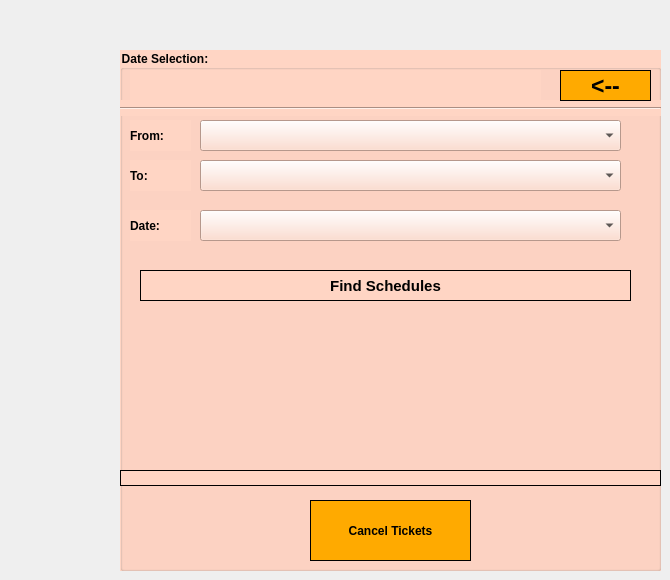
    <widget class="QWidget" name="page_2">
     <widget class="QGroupBox" name="groupBox_3">
      <property name="geometry">
       <rect>
        <x>120</x>
        <y>50</y>
        <width>541</width>
        <height>521</height>
       </rect>
      </property>
      <property name="font">
       <font>
        <bold>true</bold>
       </font>
      </property>
      <property name="autoFillBackground">
       <bool>false</bool>
      </property>
      <property name="styleSheet">
       <string notr="true">background-color: rgb(255, 213, 196);
color: rgb(0, 0, 0);</string>
      </property>
      <property name="title">
       <string>Date Selection:</string>
      </property>
      <widget class="QLabel" name="HiLabel">
       <property name="geometry">
        <rect>
         <x>10</x>
         <y>20</y>
         <width>411</width>
         <height>31</height>
        </rect>
       </property>
       <property name="text">
        <string/>
       </property>
      </widget>
      <widget class="QLabel" name="label">
       <property name="geometry">
        <rect>
         <x>10</x>
         <y>70</y>
         <width>61</width>
         <height>31</height>
        </rect>
       </property>
       <property name="font">
        <font>
         <bold>true</bold>
        </font>
       </property>
       <property name="text">
        <string>From:</string>
       </property>
      </widget>
      <widget class="QComboBox" name="comboBox_from">
       <property name="geometry">
        <rect>
         <x>80</x>
         <y>70</y>
         <width>421</width>
         <height>31</height>
        </rect>
       </property>
       <property name="font">
        <font>
         <family>Sans Serif Collection</family>
         <bold>false</bold>
        </font>
       </property>
       <property name="autoFillBackground">
        <bool>false</bool>
       </property>
       <property name="styleSheet">
        <string notr="true">color: rgb(0, 0, 0);
</string>
       </property>
      </widget>
      <widget class="QLabel" name="label_2">
       <property name="geometry">
        <rect>
         <x>10</x>
         <y>110</y>
         <width>61</width>
         <height>31</height>
        </rect>
       </property>
       <property name="font">
        <font>
         <bold>true</bold>
        </font>
       </property>
       <property name="text">
        <string>To:</string>
       </property>
      </widget>
      <widget class="QComboBox" name="comboBox_to">
       <property name="geometry">
        <rect>
         <x>80</x>
         <y>110</y>
         <width>421</width>
         <height>31</height>
        </rect>
       </property>
       <property name="font">
        <font>
         <family>Sans Serif Collection</family>
         <bold>false</bold>
        </font>
       </property>
       <property name="styleSheet">
        <string notr="true">color: rgb(0, 0, 0);
</string>
       </property>
      </widget>
      <widget class="QLabel" name="label_3">
       <property name="geometry">
        <rect>
         <x>10</x>
         <y>160</y>
         <width>61</width>
         <height>31</height>
        </rect>
       </property>
       <property name="font">
        <font>
         <bold>true</bold>
        </font>
       </property>
       <property name="text">
        <string>Date:</string>
       </property>
      </widget>
      <widget class="QComboBox" name="comboBox_date">
       <property name="geometry">
        <rect>
         <x>80</x>
         <y>160</y>
         <width>421</width>
         <height>31</height>
        </rect>
       </property>
       <property name="font">
        <font>
         <family>Sans Serif Collection</family>
         <bold>false</bold>
        </font>
       </property>
       <property name="styleSheet">
        <string notr="true">color: rgb(0, 0, 0);
</string>
       </property>
      </widget>
      <widget class="QPushButton" name="pushButton_find_schedule">
       <property name="geometry">
        <rect>
         <x>20</x>
         <y>220</y>
         <width>491</width>
         <height>31</height>
        </rect>
       </property>
       <property name="font">
        <font>
         <pointsize>11</pointsize>
         <bold>true</bold>
        </font>
       </property>
       <property name="styleSheet">
        <string notr="true">border: 1px solid black;
color: rgb(0, 0, 0);
</string>
       </property>
       <property name="text">
        <string>Find Schedules</string>
       </property>
      </widget>
      <widget class="QLabel" name="label_search">
       <property name="geometry">
        <rect>
         <x>180</x>
         <y>230</y>
         <width>31</width>
         <height>16</height>
        </rect>
       </property>
       <property name="styleSheet">
        <string notr="true">color: rgb(0, 0, 0);</string>
       </property>
       <property name="text">
        <string/>
       </property>
      </widget>
      <widget class="QToolButton" name="toolButton_2">
       <property name="geometry">
        <rect>
         <x>190</x>
         <y>450</y>
         <width>161</width>
         <height>61</height>
        </rect>
       </property>
       <property name="font">
        <font>
         <bold>true</bold>
        </font>
       </property>
       <property name="styleSheet">
        <string notr="true">border: 1px solid black;
background-color: rgb(255, 170, 0);
color: rgb(0, 0, 0);
</string>
       </property>
       <property name="text">
        <string>Cancel Tickets</string>
       </property>
      </widget>
      <widget class="Line" name="line">
       <property name="geometry">
        <rect>
         <x>0</x>
         <y>420</y>
         <width>541</width>
         <height>16</height>
        </rect>
       </property>
       <property name="styleSheet">
        <string notr="true">border: 1px solid black;
color: rgb(0, 0, 0);</string>
       </property>
       <property name="orientation">
        <enum>Qt::Orientation::Horizontal</enum>
       </property>
      </widget>
      <widget class="Line" name="line_2">
       <property name="geometry">
        <rect>
         <x>0</x>
         <y>50</y>
         <width>541</width>
         <height>16</height>
        </rect>
       </property>
       <property name="styleSheet">
        <string notr="true">color: rgb(0, 0, 0);</string>
       </property>
       <property name="orientation">
        <enum>Qt::Orientation::Horizontal</enum>
       </property>
      </widget>
      <widget class="QPushButton" name="pushButton_5">
       <property name="geometry">
        <rect>
         <x>440</x>
         <y>20</y>
         <width>91</width>
         <height>31</height>
        </rect>
       </property>
       <property name="font">
        <font>
         <pointsize>17</pointsize>
         <bold>true</bold>
        </font>
       </property>
       <property name="styleSheet">
        <string notr="true">border: 1px solid black;
background-color: rgb(255, 170, 0);</string>
       </property>
       <property name="text">
        <string>&lt;--</string>
       </property>
      </widget>
     </widget>
    </widget>
